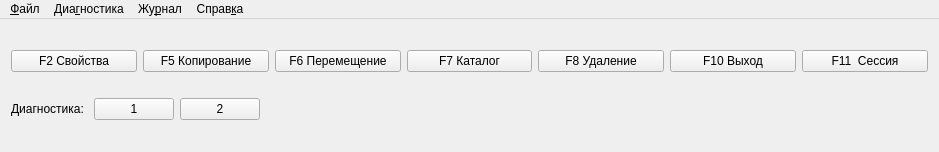
<?xml version="1.0" encoding="UTF-8"?>
<ui version="4.0">
 <class>MainWindow</class>
 <widget class="QMainWindow" name="MainWindow">
  <property name="windowModality">
   <enum>Qt::WindowModal</enum>
  </property>
  <property name="geometry">
   <rect>
    <x>0</x>
    <y>0</y>
    <width>939</width>
    <height>152</height>
   </rect>
  </property>
  <property name="windowTitle">
   <string>MainWindow</string>
  </property>
  <property name="animated">
   <bool>false</bool>
  </property>
  <property name="tabShape">
   <enum>QTabWidget::Triangular</enum>
  </property>
  <widget class="QWidget" name="centralWidget">
   <layout class="QVBoxLayout" name="verticalLayout">
    <item>
     <layout class="QHBoxLayout" name="panelLayout"/>
    </item>
    <item>
     <layout class="QHBoxLayout" name="horizontalLayoutButton" stretch="0,0,0,0,0,0,0">
      <property name="sizeConstraint">
       <enum>QLayout::SetMinimumSize</enum>
      </property>
      <item>
       <widget class="QPushButton" name="buttonProperties">
        <property name="focusPolicy">
         <enum>Qt::NoFocus</enum>
        </property>
        <property name="text">
         <string>F2 Свойства</string>
        </property>
       </widget>
      </item>
      <item>
       <widget class="QPushButton" name="buttonCopy">
        <property name="focusPolicy">
         <enum>Qt::NoFocus</enum>
        </property>
        <property name="text">
         <string>F5 Копирование</string>
        </property>
       </widget>
      </item>
      <item>
       <widget class="QPushButton" name="buttonMove">
        <property name="focusPolicy">
         <enum>Qt::NoFocus</enum>
        </property>
        <property name="text">
         <string>F6 Перемещение</string>
        </property>
       </widget>
      </item>
      <item>
       <widget class="QPushButton" name="buttonCatalogue">
        <property name="focusPolicy">
         <enum>Qt::NoFocus</enum>
        </property>
        <property name="text">
         <string>F7 Каталог</string>
        </property>
       </widget>
      </item>
      <item>
       <widget class="QPushButton" name="buttonDelete">
        <property name="focusPolicy">
         <enum>Qt::NoFocus</enum>
        </property>
        <property name="text">
         <string>F8 Удаление</string>
        </property>
       </widget>
      </item>
      <item>
       <widget class="QPushButton" name="buttonQuit">
        <property name="focusPolicy">
         <enum>Qt::NoFocus</enum>
        </property>
        <property name="text">
         <string>F10 Выход</string>
        </property>
       </widget>
      </item>
      <item>
       <widget class="QPushButton" name="buttonSession">
        <property name="focusPolicy">
         <enum>Qt::NoFocus</enum>
        </property>
        <property name="text">
         <string>F11  Сессия</string>
        </property>
       </widget>
      </item>
     </layout>
    </item>
    <item>
     <layout class="QHBoxLayout" name="horizontalLayout">
      <item>
       <widget class="QLabel" name="label">
        <property name="text">
         <string>Диагностика: </string>
        </property>
       </widget>
      </item>
      <item>
       <widget class="QPushButton" name="pushButton">
        <property name="focusPolicy">
         <enum>Qt::NoFocus</enum>
        </property>
        <property name="text">
         <string>1</string>
        </property>
       </widget>
      </item>
      <item>
       <widget class="QPushButton" name="pushButton_2">
        <property name="focusPolicy">
         <enum>Qt::NoFocus</enum>
        </property>
        <property name="text">
         <string>2</string>
        </property>
       </widget>
      </item>
      <item>
       <spacer name="horizontalSpacer">
        <property name="orientation">
         <enum>Qt::Horizontal</enum>
        </property>
        <property name="sizeHint" stdset="0">
         <size>
          <width>40</width>
          <height>20</height>
         </size>
        </property>
       </spacer>
      </item>
     </layout>
    </item>
   </layout>
  </widget>
  <widget class="QMenuBar" name="menuBar">
   <property name="geometry">
    <rect>
     <x>0</x>
     <y>0</y>
     <width>939</width>
     <height>28</height>
    </rect>
   </property>
   <widget class="QMenu" name="menuFile">
    <property name="title">
     <string>&amp;Файл</string>
    </property>
   </widget>
   <widget class="QMenu" name="menuAbout">
    <property name="title">
     <string>Справ&amp;ка</string>
    </property>
   </widget>
   <widget class="QMenu" name="menuJournal">
    <property name="title">
     <string>Жу&amp;рнал</string>
    </property>
   </widget>
   <widget class="QMenu" name="menu">
    <property name="title">
     <string>Диа&amp;гностика</string>
    </property>
   </widget>
   <addaction name="menuFile"/>
   <addaction name="menu"/>
   <addaction name="menuJournal"/>
   <addaction name="menuAbout"/>
  </widget>
 </widget>
 <layoutdefault spacing="6" margin="11"/>
 <resources/>
 <connections/>
</ui>
